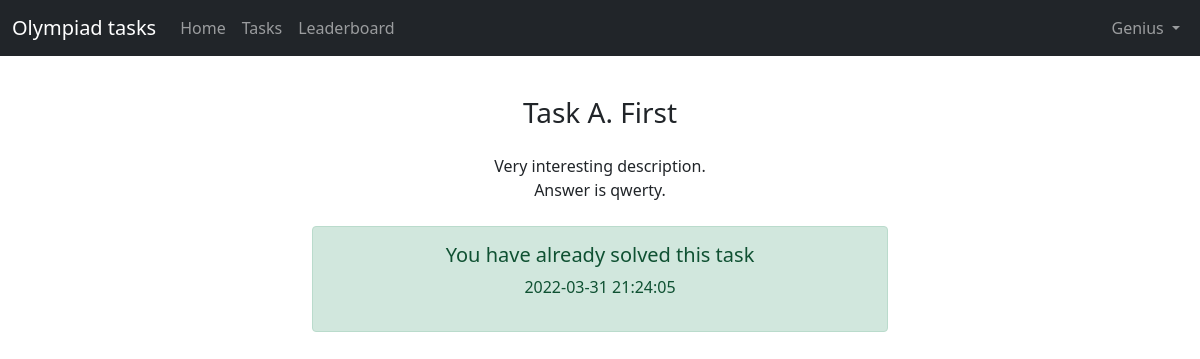
/tasks/1 (signed in), run on the app's committed database.
### models.py (models this page shows, shortened)
class User(db.Model):
    id = db.Column(db.Integer, primary_key=True)
    name = db.Column(db.String(30), nullable=False, unique=True)
    email = db.Column(db.String(30), nullable=False, unique=True)
    psw_hash = db.Column(db.String(72), nullable=False)

class Task(db.Model):
    id = db.Column(db.Integer, primary_key=True)
    name = db.Column(db.String(30), nullable=False)
    text = db.Column(db.Text, nullable=False)
    answer = db.Column(db.Text, nullable=False)

### routes.py (the view)
@blueprint.route('/tasks/<task_id>', methods=['GET', 'POST'])
def task(task_id):
    if 'user' not in session:
        return redirect('/login')
    else:
        try:
            olymp_task = db.session.query(Task.name, Task.text).filter(Task.id == task_id).one()
        except NoResultFound:
            return "No such task!", 400
        user_id, = db.session.query(User.id).filter(User.name == session.get('user')).one()
        time = db.session.query(Completed.time).filter(Completed.task_id == task_id,
                                                       Completed.user_id == user_id).first()
        if request.method == 'POST':
            if time:
                return 'You have already completed this task', 400
            answer = request.form.get('answer').strip()
            if not answer:
                return render_template('task.html', user=session.get('user'), task=olymp_task,
                                       error='Write down your answer!')
            if olymp_task.answer == answer:
                db.session.add(Completed(user_id=user_id, task_id=task_id))
                db.session.commit()
                return redirect(f'/tasks/{task_id}')
            else:
                return render_template('task.html', user=session.get('user'), task=olymp_task, answer=answer,
                                       error='Wrong answer!')
        else:
            if time:
                return render_template('task.html', time=time[0], user=session.get('user'), task=olymp_task)
            else:
                return render_template('task.html', user=session.get('user'), task=olymp_task)

### templates/task.html (shortened to what this page needs)
{% extends 'header.html' %}
{% block content %}
<div class="text-center p-4">
    <h3 class="m-3">{{task.name}}</h3>
    <p class="m-4" style="white-space: pre-line">{{task.text}}</p>
    {% if time is defined %}
    <div class="alert alert-success w-50 m-auto" role="alert">
        <h5>You have already solved this task</h5>
        <p>{{ time }}</p>
    </div>
    {% endif %}
</div>
{% endblock %}

### templates/header.html (shortened to what this page needs)
{% extends 'base.html' %}
{% block header %}
<nav class="navbar navbar-expand-lg navbar-dark bg-dark">
    <div class="container-fluid">
        <a class="navbar-brand">Olympiad tasks</a>
        <div class="collapse navbar-collapse" id="navbarSupportedContent">
            <ul class="navbar-nav">
                <li class="nav-item">
                    <a class="nav-link" aria-current="page" href="/">Home</a>
                </li>
                <li class="nav-item">
                    <a class="nav-link" href="/tasks">Tasks</a>
                </li>
                <li class="nav-item">
                    <a class="nav-link" href="/leaderboard">Leaderboard</a>
                </li>
            </ul>
            <ul class="navbar-nav ms-auto">
                {% if user is not none %}
                <li class="nav-item dropdown">
                    <a class="nav-link dropdown-toggle" id="navbarDropdown" role="button" data-bs-toggle="dropdown"
                       aria-expanded="false">
                        {{ user }}
                    </a>
                </li>
                {% else %}
                <li class="nav-item">
                    <a class="nav-link" href="/login">Login</a>
                </li>
                {% endif %}
            </ul>
        </div>
    </div>
</nav>
{% endblock %}

### static/base.css (style rules this page uses)
html { overflow-wrap: break-word; }

### data on the page
User: name "Genius"
Task: name "Task A. First", text "Very interesting description. Answer is qwerty."

### other printed values
{{ time }} "2022-03-31 21:24:05"
